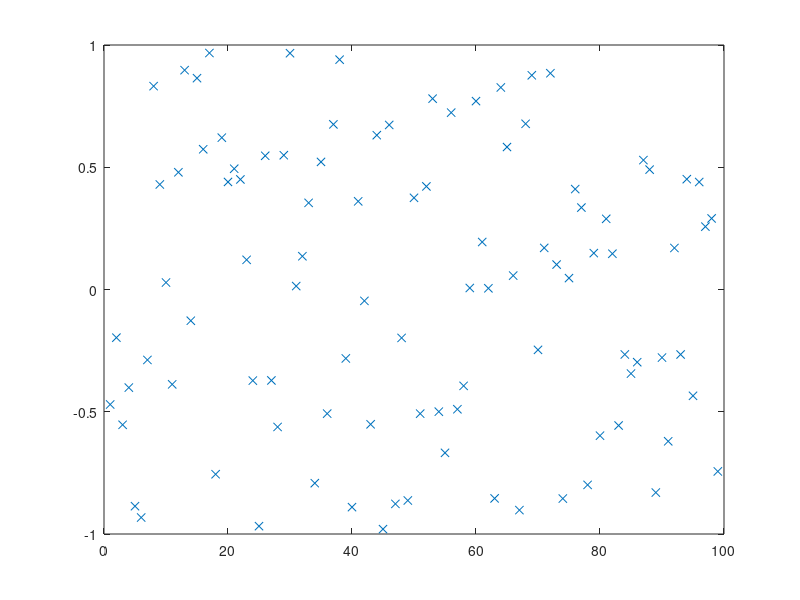

MATLAB code for this plot: (Note: this script raises an error after producing the figure.)
% script <a href="matlab:RC_QuickSortTest">RC_QuickSortTest</a>
% Test <a href="matlab:help RC_InsertionSort">RC_InsertionSort</a> on a random set of data.
% Renaissance Codebase, https://github.com/tbewley/RC/NRchap07
% Copyright 2023 by Thomas Bewley, distributed under BSD 3-Clause License. 

n=99; D=2*rand(n,1)-1; close all, plot(D(:,1),'x'), pause(0.5)
[D,index]=RC_QuickSort(D,1,n);       plot(D(:,1),'x')

% end script RC_QuickSortTest
